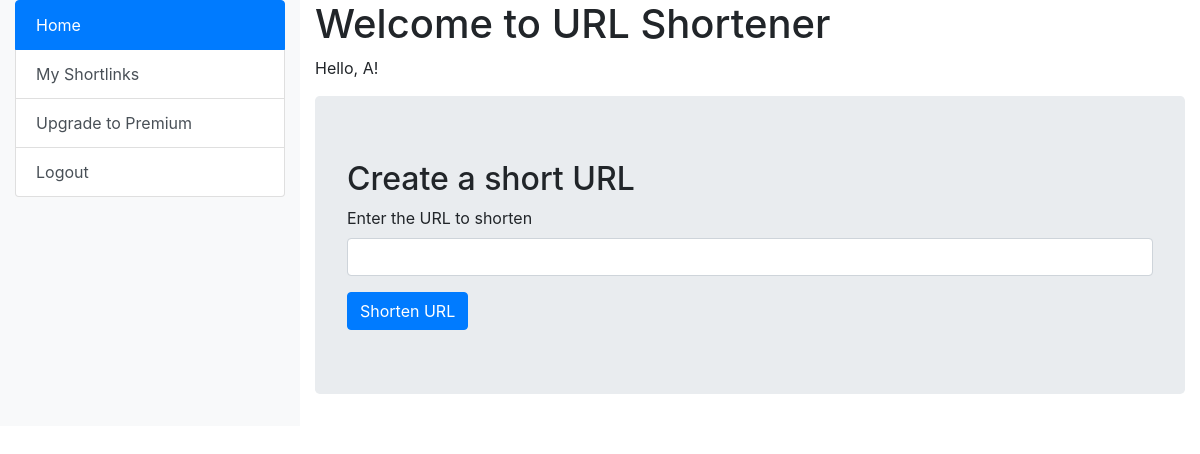
Before: / (signed in) with the older database file.
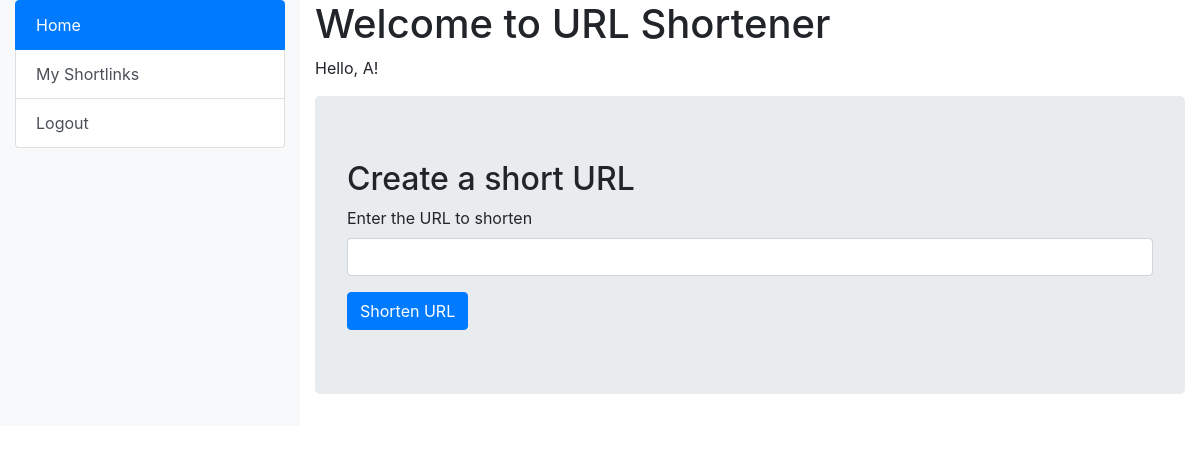
After: the same page with the newer database file.
### tables this page shows
CREATE TABLE users (
    id INTEGER PRIMARY KEY AUTOINCREMENT,
    username TEXT NOT NULL UNIQUE,
    password TEXT NOT NULL,
    email TEXT UNIQUE
, is_premium INTEGER DEFAULT 0);

### app.py (the view)
@app.route('/', methods=['GET', 'POST'])
@login_required
def home():
    if request.method == 'POST':
        original_url = request.form.get('url')
        user_id = current_user.get_id()  # This assumes you have a get_id method in your user model
        short_url = insert_url_mapping(original_url, user_id)
        return render_template('home.html', short_url=short_url, long_url=original_url)
    return render_template('home.html')

### app.py (called while the page is built)
@login_manager.user_loader
def load_user(user_id):
    conn = sqlite3.connect(db_filename)
    conn.row_factory = sqlite3.Row
    c = conn.cursor()
    c.execute('SELECT * FROM users WHERE id = ?', (user_id,))
    user = c.fetchone()
    conn.close()
    if user:
        return User(str(user['id']), user['username'], user['password'], user['email'], user['is_premium'])
    return None

### templates/home.html (shortened to what this page needs)
<!DOCTYPE html>
<html lang="en">
<head>
    <link href="https://stackpath.bootstrapcdn.com/bootstrap/4.3.1/css/bootstrap.min.css" rel="stylesheet">
</head>
<body>
    <div class="container-fluid">
        <div class="row">
            {% include 'sidebar.html' %}
            <div class="col-md-9">
                <h1>Welcome to URL Shortener</h1>
                {% if current_user.is_authenticated %}
                    <p>Hello, {{ current_user.username }}!</p>
                {% endif %}
                <div class="jumbotron">
                    <h2>Create a short URL</h2>
                    <form method="POST">
                        <div class="form-group">
                            <label for="url">Enter the URL to shorten</label>
                            <input type="text" class="form-control" id="url" name="url" required>
                        </div>
                        <button type="submit" class="btn btn-primary">Shorten URL</button>
                    </form>
                </div>
            </div>
        </div>
    </div>
</body>
</html>

### templates/sidebar.html
<div class="col-md-3 bg-light">
    <div class="list-group">
        <a href="/" class="list-group-item list-group-item-action {% if request.path == '/' %}active{% endif %}">Home</a>
        {% if current_user.is_authenticated %}
            <a href="/my_shortlinks" class="list-group-item list-group-item-action {% if request.path == '/my_shortlinks' %}active{% endif %}">My Shortlinks</a>
            {% if current_user.is_premium == 0 %}
                <a href="/upgrade" class="list-group-item list-group-item-action {% if request.path == '/upgrade' %}active{% endif %}">Upgrade to Premium</a>
            {% endif %}
            <a href="/logout" class="list-group-item list-group-item-action">Logout</a>
        {% else %}
            <a href="/login" class="list-group-item list-group-item-action {% if request.path == '/login' %}active{% endif %}">Login</a>
            <a href="/register" class="list-group-item list-group-item-action {% if request.path == '/register' %}active{% endif %}">Register</a>
        {% endif %}
    </div>
</div>

Changed rows visible on the page:
changed users: is_premium 0 → 1 (drawn)
Other visible differences:
text no longer shown: "Upgrade to Premium"
